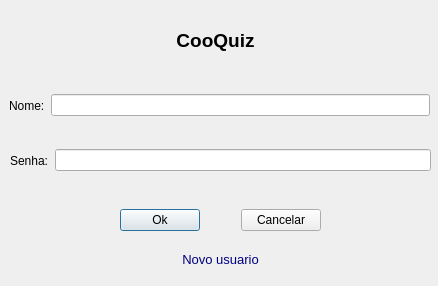
<?xml version="1.0" encoding="UTF-8"?>
<ui version="4.0">
 <class>Login</class>
 <widget class="QDialog" name="Login">
  <property name="geometry">
   <rect>
    <x>0</x>
    <y>0</y>
    <width>438</width>
    <height>286</height>
   </rect>
  </property>
  <property name="windowTitle">
   <string>Dialog</string>
  </property>
  <widget class="QWidget" name="horizontalLayoutWidget">
   <property name="geometry">
    <rect>
     <x>9</x>
     <y>80</y>
     <width>421</width>
     <height>51</height>
    </rect>
   </property>
   <layout class="QHBoxLayout" name="horizontalLayout">
    <item>
     <widget class="QLabel" name="label_login">
      <property name="text">
       <string>Nome:</string>
      </property>
     </widget>
    </item>
    <item>
     <widget class="QLineEdit" name="lineEdit_login">
      <property name="font">
       <font>
        <underline>false</underline>
        <strikeout>false</strikeout>
       </font>
      </property>
      <property name="statusTip">
       <string/>
      </property>
      <property name="accessibleDescription">
       <string/>
      </property>
     </widget>
    </item>
   </layout>
  </widget>
  <widget class="QWidget" name="horizontalLayoutWidget_2">
   <property name="geometry">
    <rect>
     <x>10</x>
     <y>140</y>
     <width>421</width>
     <height>41</height>
    </rect>
   </property>
   <layout class="QHBoxLayout" name="horizontalLayout_2">
    <item>
     <widget class="QLabel" name="label_senha">
      <property name="text">
       <string>Senha:</string>
      </property>
     </widget>
    </item>
    <item>
     <widget class="QLineEdit" name="lineEdit_senha"/>
    </item>
   </layout>
  </widget>
  <widget class="QLabel" name="label_novoUser">
   <property name="geometry">
    <rect>
     <x>180</x>
     <y>250</y>
     <width>81</width>
     <height>20</height>
    </rect>
   </property>
   <property name="text">
    <string>&lt;html&gt;&lt;head/&gt;&lt;body&gt;&lt;p align=&quot;center&quot;&gt;&lt;span style=&quot; font-size:10pt; color:#00007f;&quot;&gt;Novo usuario&lt;/span&gt;&lt;/p&gt;&lt;/body&gt;&lt;/html&gt;</string>
   </property>
  </widget>
  <widget class="QLabel" name="label_CooQuiz">
   <property name="geometry">
    <rect>
     <x>140</x>
     <y>20</y>
     <width>151</width>
     <height>41</height>
    </rect>
   </property>
   <property name="text">
    <string>&lt;html&gt;&lt;head/&gt;&lt;body&gt;&lt;p align=&quot;center&quot;&gt;&lt;span style=&quot; font-size:14pt; font-weight:600;&quot;&gt;CooQuiz&lt;/span&gt;&lt;/p&gt;&lt;/body&gt;&lt;/html&gt;</string>
   </property>
  </widget>
  <widget class="QWidget" name="horizontalLayoutWidget_3">
   <property name="geometry">
    <rect>
     <x>120</x>
     <y>200</y>
     <width>201</width>
     <height>41</height>
    </rect>
   </property>
   <layout class="QHBoxLayout" name="horizontalLayout_3">
    <item>
     <widget class="QPushButton" name="pushButton_ok">
      <property name="text">
       <string>Ok</string>
      </property>
     </widget>
    </item>
    <item>
     <spacer name="horizontalSpacer">
      <property name="orientation">
       <enum>Qt::Horizontal</enum>
      </property>
      <property name="sizeHint" stdset="0">
       <size>
        <width>40</width>
        <height>20</height>
       </size>
      </property>
     </spacer>
    </item>
    <item>
     <widget class="QPushButton" name="pushButton_cancelar">
      <property name="text">
       <string>Cancelar</string>
      </property>
     </widget>
    </item>
   </layout>
  </widget>
 </widget>
 <resources/>
 <connections/>
</ui>
